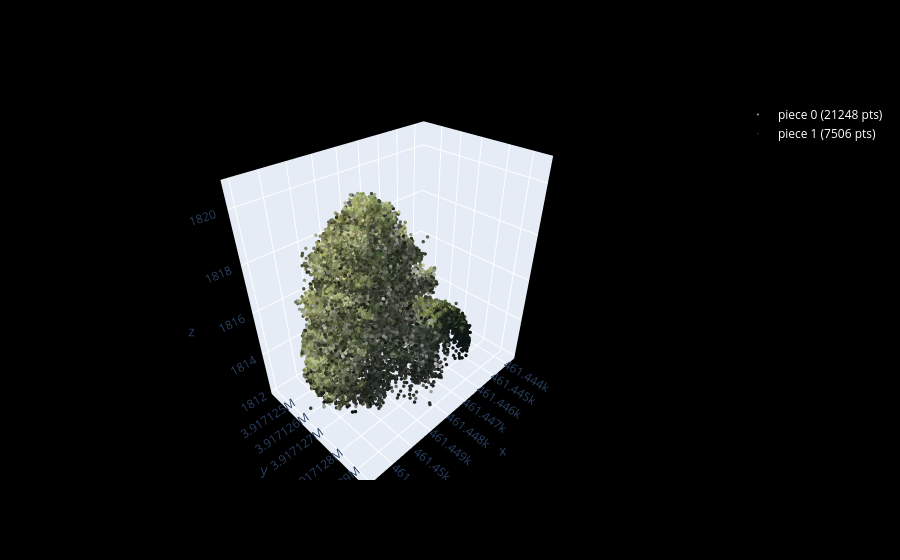

Notebook cell for this chart:
### Code cell
pieces = split_large_clusters([chosen_cluster], min_points=100, max_radius=0.0,
                              min_peak_distance=1.5, k=200, min_density_ratio=1.5,
                              use_color=True, color_weight=15)
refined = refine_two_way_split(pieces, z_weight=1,smooth_k=40, color_weight=14, dark_percentile=4, vote_k=50)
visualize_pointcloud(refined, color_by_source=False)

### Figure 1 — Plotly figure (JSON) as saved in the notebook; plotly's stock layout.template omitted (floating-point values rounded to 4 significant figures; data arrays with more than 128 entries replaced by an {"elided": "..."} marker saying what was removed)
{"data": [{"marker": {"color": {"elided": "21248 str values"}, "size": 2}, "mode": "markers", "name": "piece 0 (21248 pts)", "type": "scatter3d", "x": {"elided": "21248 float values"}, "y": {"elided": "21248 float values"}, "z": {"elided": "21248 float values"}}, {"marker": {"color": {"elided": "7506 str values"}, "size": 2}, "mode": "markers", "name": "piece 1 (7506 pts)", "type": "scatter3d", "x": {"elided": "7506 float values"}, "y": {"elided": "7506 float values"}, "z": {"elided": "7506 float values"}}], "layout": {"legend": {"font": {"color": "white"}}, "paper_bgcolor": "black", "scene": {"aspectmode": "data", "bgcolor": "black"}}}
